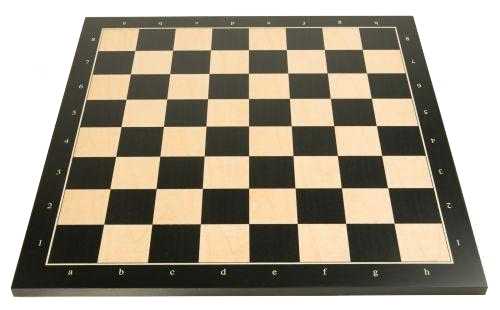
#> input picture images/mb7552050zb_jpg.rf.51f6c470dac78877a2d582a1ef6290ad.jpg, 500 x 310 px
$ jupyter execute contourapprox.ipynb
#> lines starting #> are read from the running program, lines starting #| are printed output that depends on the picture; after the words box and inside, x2 and y2 are one past the last pixel; in counts of white or black regions, pixels touching at a corner belong together
[cell 1]
import cv2
import numpy as np
from  homography import apply_homography
from matplotlib import pyplot as plt
from scipy.spatial import distance as dist

# Read Image

[cell 2]
img = cv2.imread("../images/mb7552050zb_jpg.rf.51f6c470dac78877a2d582a1ef6290ad.jpg")
#> img is the input picture: shape (310, 500, 3); mean B, G, R 138.2, 154.2, 162.6
# img = cv2.resize(img, None, fx=0.25, fy=0.25)

img = cv2.cvtColor(img, cv2.COLOR_BGR2RGB)
plt.imshow(img)
plt.title('Input')
plt.show()

# Convert to Grayscale

[cell 3]
gray = cv2.cvtColor(img, cv2.COLOR_BGR2GRAY)
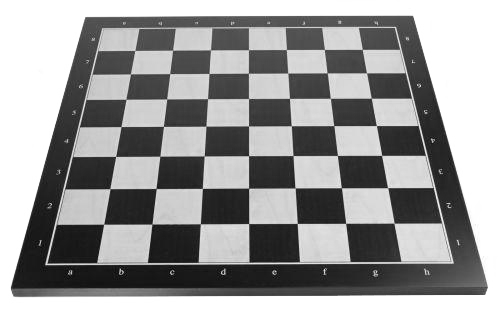
#> gray: shape (310, 500); min 0, max 255, mean 150.4
cv2.imwrite('contour/2.jpg', gray)
plt.imshow(gray, cmap='gray')
plt.title('Gray')
plt.show()

# Add Bilateral Filter to reduce artifacts

[cell 4]
filtered = cv2.bilateralFilter(gray, 10, 10, 10)

plt.imshow(filtered, cmap='gray')
plt.title('Filter')
plt.show()

# Canny Edge Detection

[cell 5]
v = np.median(img)
#> v = 176
sigma = 0.5
lower = int(max(0, (1.0 - sigma) * v))
#> lower = 88
upper = int(min(255, (1.0 + sigma) * v))
#> upper = 255

canny = cv2.Canny(gray, lower, upper)
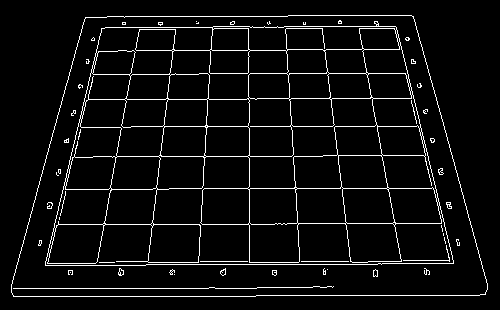
#> canny: shape (310, 500); 5.3% white in thin lines or dots, all inside (x1, y1, x2, y2) = (11, 15, 488, 297)

plt.imshow(canny, cmap='gray')
plt.title('Gray')
plt.show()

# Read largest contour and draw contour

[cell 6]
# Copy image and draw contour
img5 = img.copy()
contours, _ = cv2.findContours(canny, cv2.RETR_EXTERNAL, cv2.CHAIN_APPROX_NONE)
#> contours = 1 contour; box (x1, y1, x2, y2) and area: (11, 15, 488, 297) 113320
# Get largest contour
contour = max(contours, key = cv2.contourArea)
#> contour = contour of 1357 points, box (x1, y1, x2, y2) (11, 15, 488, 297), area 113320

cv2.drawContours(img5, contour, -1, (255, 0, 0), 10)
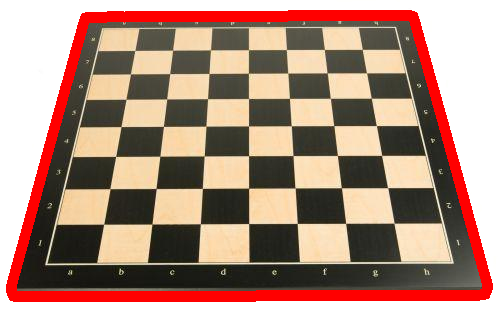
#> img5: shape (310, 500, 3); mean R, G, B 170.9, 138.1, 122.8

# Show image
plt.imshow(img5, cmap='gray')
plt.title('Result')
plt.show()

# Contour Approximation

[cell 7]
# Copy image and draw contour
img2 = img.copy()
contours, _ = cv2.findContours(canny, cv2.RETR_EXTERNAL, cv2.CHAIN_APPROX_NONE)
contour = max(contours, key = cv2.contourArea)

# Contour approx
epsilon = 0.1 * cv2.arcLength(contour, True)
#> epsilon = 142.3
approx = cv2.approxPolyDP(contour, epsilon, True)
#> approx = [[413, 16], [85, 17], [13, 296], [485, 294]]
cv2.drawContours(img2, approx, -1, (255, 0, 0), 10)
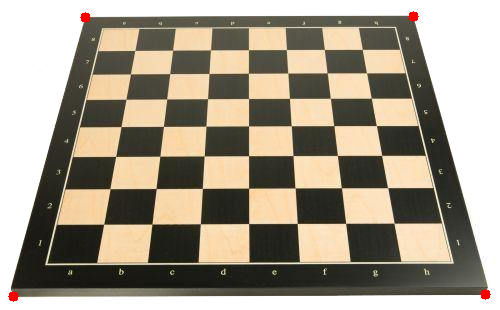
#> img2: shape (310, 500, 3); mean R, G, B 162.7, 153.8, 137.8

# Show image
plt.imshow(img2, cmap='gray')
plt.title('Result')
plt.show()

# Sort Corner Points

[cell 8]
# Get points from contour
pts_1 = np.array(approx, dtype=np.float32).reshape(-1, 2)
#> pts_1 = [[413, 16], [85, 17], [13, 296], [485, 294]]

xSorted = pts_1[np.argsort(pts_1[:, 0]), :]
#> xSorted = [[13, 296], [85, 17], [413, 16], [485, 294]]

leftMost = xSorted[:2, :]
#> leftMost = [[13, 296], [85, 17]]
rightMost = xSorted[2:, :]
#> rightMost = [[413, 16], [485, 294]]

leftMost = leftMost[np.argsort(leftMost[:, 1]), :]
#> leftMost = [[85, 17], [13, 296]]
(top_left, bottom_left) = leftMost
#> top_left = [85, 17]; bottom_left = [13, 296]

D = dist.cdist(top_left[np.newaxis], rightMost, "euclidean")[0]
#> D = [328, 486.5]
(bottom_right, top_right) = rightMost[np.argsort(D)[::-1], :]
#> bottom_right = [485, 294]; top_right = [413, 16]

# Homography

[cell 9]
# Order points for homography
pts_1 = np.array([
    bottom_left,
    top_left,
    bottom_right,
    top_right,
], dtype=np.float32)
#> pts_1 = [[13, 296], [85, 17], [485, 294], [413, 16]]

height, width, _ = img.shape
#> height = 310; width = 500
img_size = (height+width)//2
#> img_size = 405
pts_2 = np.float32([[0, 0], [img_size, 0], [0, img_size], [img_size, img_size]])
#> pts_2 = [[0, 0], [405, 0], [0, 405], [405, 405]]

# calculate matrix based on mapping pts_1 to pts_2
M = cv2.getPerspectiveTransform(pts_1, pts_2)
#> M = [[-0.00633, -1.49, 442.1], [1.27, 0.327, -113.3], [5.53e-07, 0.00162, 1]]

# apply homography
dst = cv2.warpPerspective(img, M, (img_size, img_size))
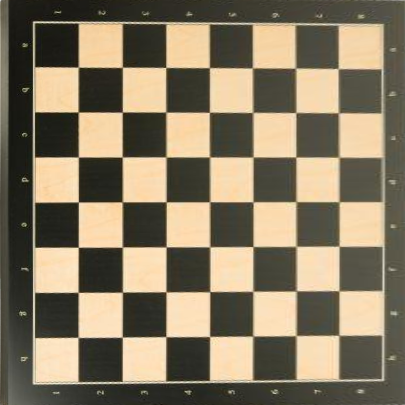
#> dst: shape (405, 405, 3); mean R, G, B 134.7, 122.6, 99.9

# Save image
dst = cv2.cvtColor(dst, cv2.COLOR_RGB2BGR)
cv2.imwrite('contour/7.jpg', dst)
dst = cv2.cvtColor(dst, cv2.COLOR_BGR2RGB)

plt.imshow(dst, cmap='gray')
plt.title('Result')
plt.show()
